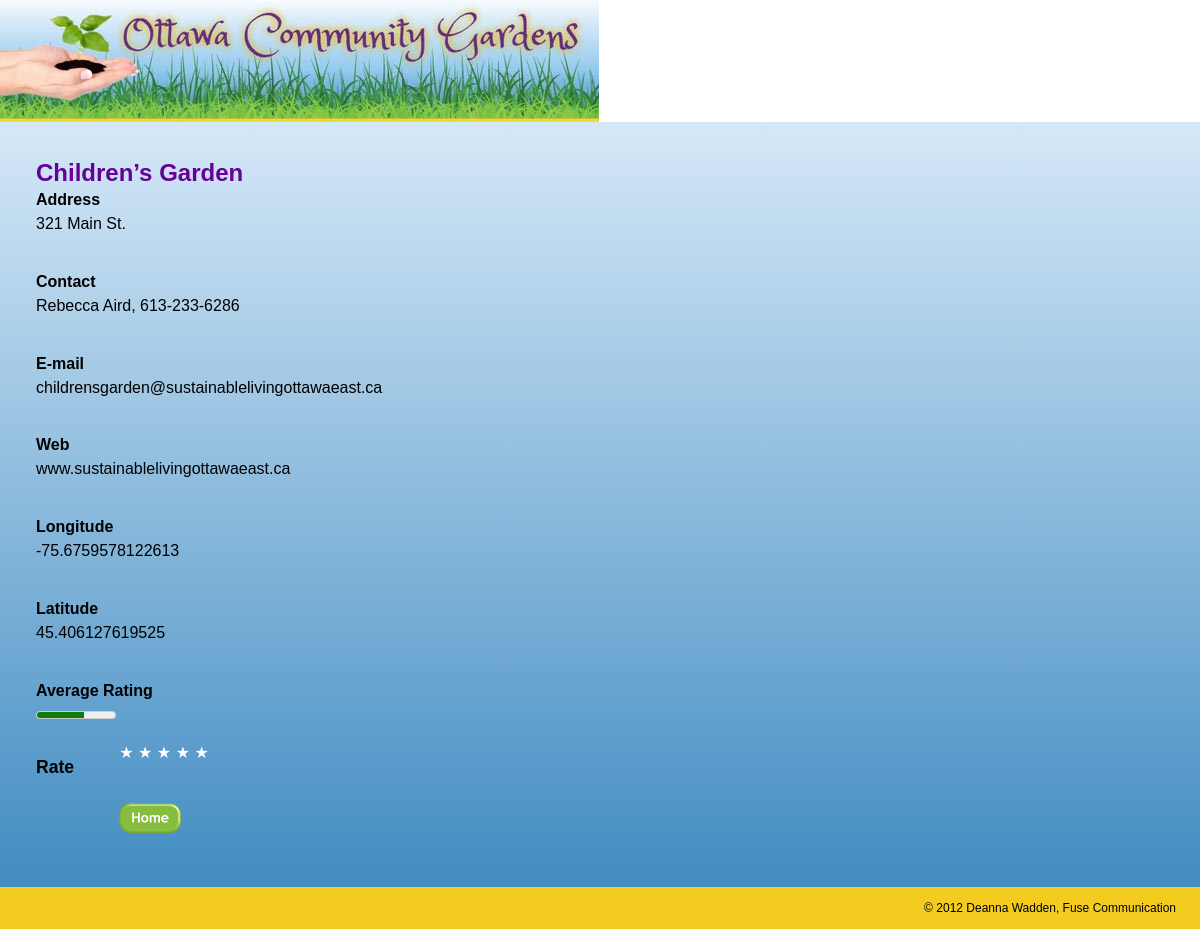
The app's page /single.php?id=6 with its own data.
### tables this page shows
CREATE TABLE IF NOT EXISTS `garden_locations` (
  `id` int(11) NOT NULL AUTO_INCREMENT,
  `name` varchar(255) NOT NULL,
  `street_address` text NOT NULL,
  `longitude` double NOT NULL,
  `latitude` double NOT NULL,
  `rate_count` int(11) NOT NULL,
  `rate_total` int(11) NOT NULL,
  `contact` varchar(80) NOT NULL,
  `email` varchar(50) NOT NULL,
  `url` varchar(50) NOT NULL,
  PRIMARY KEY (`id`)
);

### single.php (the view, shortened to what this page needs)
<?php
$id = filter_input(INPUT_GET, 'id', FILTER_SANITIZE_NUMBER_INT);
require_once 'includes/db.php';
$sql = $db->prepare('
	SELECT id, name, street_address, contact, email, url, longitude, latitude,  rate_count, rate_total
	FROM garden_locations
	WHERE id = :id
');
$sql->bindValue(':id', $id, PDO::PARAM_INT);
$sql->execute();
$garden = $sql->fetch();
if ($garden['rate_count'] > 0) {
	$rating = round($garden['rate_total'] / $garden['rate_count']);
} else {
	$rating = 0;
}
$cookie = get_rate_cookie();
include_once 'includes/wrapper-top.php';
?>
<div id="single-info">
	<h1><?php echo $garden['name']; ?></h1>
	<dl>
		<dt>Address</dt><dd><?php echo $garden['street_address']; ?></dd>
		<dt>Contact</dt><dd><?php echo $garden['contact']; ?></dd>
		<dt>E-mail</dt><dd><?php echo $garden['email']; ?></dd>
		<dt>Web</dt><dd><?php echo $garden['url']; ?></dd>
		<dt>Longitude</dt><dd><?php echo $garden['longitude']; ?></dd>
		<dt>Latitude</dt><dd><?php echo $garden['latitude']; ?></dd>
		<dt>Average Rating</dt><dd><meter value="<?php echo $rating; ?>" min="0" max="5"><?php echo $rating; ?> stars out of 5</meter></dd>
	</dl>
	<?php if (isset($cookie[$id])) : ?>
	<h2>Your rating</h2>
	<ol class="rater rater-usable clearfix">
		<?php for ($i = 1; $i <= 5; $i++) : ?>
			<?php $class = ($i <= $cookie[$id]) ? 'is-rated' : ''; ?>
			<li class="rater-level <?php echo $class; ?>">★</li>
		<?php endfor; ?>
	</ol>
	<?php else : ?>
	<h2>Rate</h2>
	<ol class="rater rater-usable clearfix">
		<?php for ($i = 1; $i <= 5; $i++) : ?>
		<li class="rater-level"><a href="rate.php?id=<?php echo $garden['id']; ?>&rate=<?php echo $i; ?>">★</a></li>
		<?php endfor; ?>
	</ol>
	<?php endif; ?>
	<div>
		<a class="home" href="index.php">Home</a>
	</div>
</div>
<?php
include_once 'includes/wrapper-bottom.php';
?>

### css/public.css (style rules this page uses)
html { margin: 0; padding:0; }
body { margin: 0; padding:0; min-width: 320 px; font: normal 100%/1.5 "Trebuchet MS", Arial, Helvetica, sans-serif; }
#single-info { margin: 0; padding: 3%; width: 94%; background: #d5e8f7; background: -moz-linear-gradient(top, #d5e8f7 0%, #418cc2 100%); background: -webkit-gradient(linear, left top, left bottom, color-stop(0%,#d5e8f7), color-stop(100%,#418cc2)); background: -webkit-linear-gradient(top, #d5e8f7 0%,#418cc2 100%); background: -o-linear-gradient(top, #d5e8f7 0%,#418cc2 100%); background: -ms-linear-gradient(top, #d5e8f7 0%,#418cc2 100%); background: linear-gradient(top, #d5e8f7 0%,#418cc2 100%); filter: progid:DXImageTransform.Microsoft.gradient( startColorstr='#d5e8f7', endColorstr='#418cc2',GradientType=0 ); }
#single-info h1 { margin-top: 2%; padding: 0; color: #660099; font: bold 1.1em/1.25 "Trebuchet MS", Arial, Helvetica, sans-serif; }
#single-info h2 { margin: 0; padding: 2% 4% 0 0; display: inline; float: left; font: bold 1.1em/1.25 "Trebuchet MS", Arial, Helvetica, sans-serif; }
#single-info ol { margin: 0; padding: 0; display: inline; }
dl { margin: 0; padding: 0; display: inline-block; width: 100%; }
dt { margin: 0; padding-top: 3%; clear: both; width: 100%; display: block; float: left; font: bold .9em/1.1 "Trebuchet MS", Arial, Helvetica, sans-serif; }
dt:first-child { padding-top: 0; }
dd { margin: 0; padding: 0; clear: right; display: inline; float: left; font-size: .9em; }
.home { margin: 4% 0 1% 0; padding: 10; display: inline-block; width: 62px; height: 30px; background: url("../images/home-btn.png") no-repeat left bottom; border: 0; overflow: hidden; text-indent: -999em; }
ol.rater { margin: 0; padding: 0; display: inline; list-style-type: none; }
.rater { display: inline-block; margin: 0; padding: 0; vertical-align: middle; list-style-type: none; line-height: 1; }
.rater-level { display: inline; color: #fff; }
.rater-level a, .rater-level a:link, .rater-level a:visited { color: #fff; line-height: .75; text-decoration: none; vertical-align: bottom; }
@media screen and (min-width: 600px) { #single-info h1 { margin-top: 0; } }
@media screen and (min-width: 600px) { dt { margin: 0; padding-top: 3%; display: inline; font: bold 1em/1.5 "Trebuchet MS", Arial, Helvetica, sans-serif; } }
@media screen and (min-width: 600px) { dt:first-child { padding-top: 0; } }
@media screen and (min-width: 600px) { dd { margin: 0; padding: 0; display: inline; float: left; font-size: 1em; } }
@media screen and (min-width: 1000px) { ol.rater { margin: 0; padding: 0; display: inline; list-style-type: none; } }
@media screen and (min-width: 1000px) { .rater { display: inline-block; margin: 0; padding: 0; vertical-align: middle; list-style-type: none; line-height: 1; } }
@media screen and (min-width: 1000px) { .rater-level { display: inline; color: #fff; } }
@media screen and (min-width: 1000px) { .rater-level a, .rater-level a:link, .rater-level a:visited { color: #fff; line-height: .75; text-decoration: none; vertical-align: bottom; } }
@media screen and (min-width: 1000px) { #single-info { margin: 0; padding: 3%; width: 94%; background: #d5e8f7; background: -moz-linear-gradient(top, #d5e8f7 0%, #418cc2 100%); background: -webkit-gradient(linear, left top, left bottom, color-stop(0%,#d5e8f7), color-stop(100%,#418cc2)); background: -webkit-linear-gradient(top, #d5e8f7 0%,#418cc2 100%); background: -o-linear-gradient(top, #d5e8f7 0%,#418cc2 100%); background: -ms-linear-gradient(top, #d5e8f7 0%,#418cc2 100%); background: linear-gradient(top, #d5e8f7 0%,#418cc2 100%); filter: progid:DXImageTransform.Microsoft.gradient( startColorstr='#d5e8f7', endColorstr='#418cc2',GradientType=0 ); } }
@media screen and (min-width: 1000px) { #single-info h1 { margin: 0; padding: 0; color: #660099; font: bold 1.5em/1.25 "Trebuchet MS", Arial, Helvetica, sans-serif; } }
@media screen and (min-width: 1000px) { .clearfix:after { clear: both; } }
@media screen and (min-width: 1000px) { .clearfix { *zoom: 1; } }

### records on screen
garden_locations: name "Children’s Garden", street_address "321 Main St.", contact "Rebecca Aird, 613-233-6286", email "childrensgarden@sustainablelivingottawaeast.ca", url "www.sustainablelivingottawaeast.ca", longitude "-75.6759578122613", latitude "45.406127619525"
